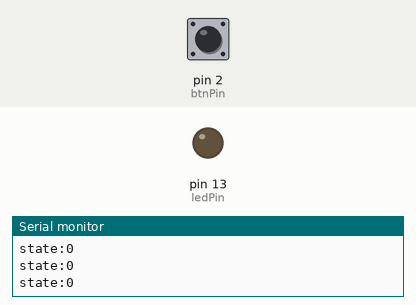
Simulated run of this sketch. Board: Arduino Uno, built with avr-gcc and run on an emulated ATmega328P. Shown: output pins drawn as LEDs (lit = HIGH), the last lines printed to the serial monitor. The test bench sets the inputs (shaded band); at power-on: pin 2 (btnPin) LOW.

Above: at 1.2 s.
1.3 s: pin 2 (btnPin) pulled HIGH for 0.15 s
At 1.39 s:
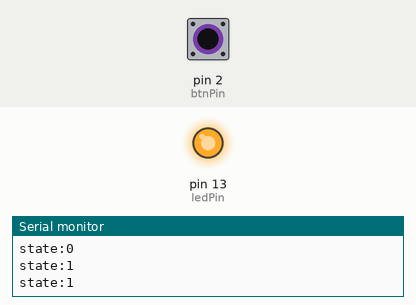
2.9 s: pin 2 (btnPin) pulled HIGH for 3.2 s
At 7.0 s:
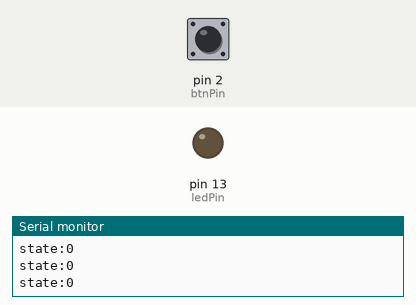
Timing chart, 0 to 8.5 s (numbered marks = the images above; inputs shaded):
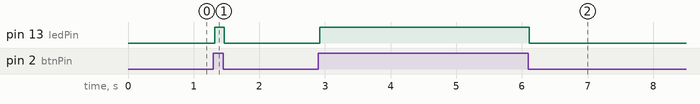

The sketch:

1003_LED.ino
```cpp
const int btnPin  = 2;
const int ledPin = 13;
int btnState=0;   //自己定義讀取的

void setup() {
  // put your setup code here, to run once:
  pinMode(btnPin, INPUT);
  pinMode(ledPin,OUTPUT);
  Serial.begin(9600);


}

void loop() {
  // put your main code here, to run repeatedly:
  btnState = digitalRead(btnPin);

  Serial.print("state:");
  Serial.println(btnState); // 在監控室穿可以顯示


  if(btnState == HIGH){
    digitalWrite(ledPin,HIGH);
  }else{
    digitalWrite(ledPin, LOW);
  }


}
```

Measured:
- after the input at 1.3 s, pin 13 (ledPin): LOW → HIGH at once, → LOW 0.15 s later
- after the input at 2.9 s, pin 13 (ledPin): LOW → HIGH at once, → LOW 3.2 s later
